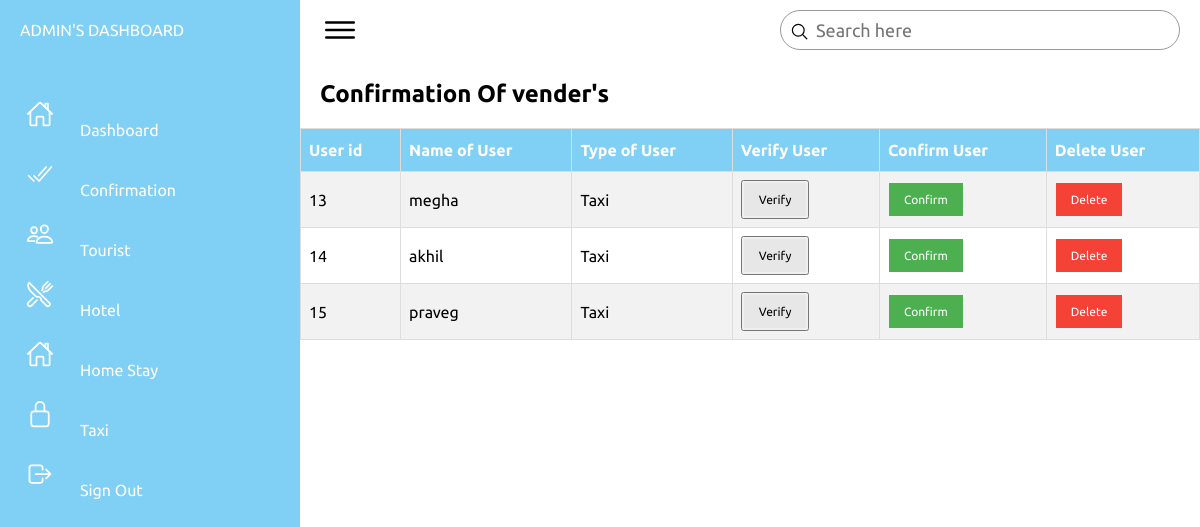
The page /checkadmin.php on the database its author committed.
### tables this page shows
CREATE TABLE `users` (
  `id` int(100) NOT NULL,
  `firstname` varchar(100) NOT NULL,
  `surname` varchar(100) NOT NULL,
  `username` varchar(100) NOT NULL,
  `gender` varchar(100) NOT NULL,
  `role` varchar(100) NOT NULL,
  `email` varchar(1001) NOT NULL,
  `mnumber` varchar(100) NOT NULL,
  `password` varchar(100) NOT NULL
);

### checkadmin.php (the view, shortened to what this page needs)
<html lang="en">
<head>
    <link rel="stylesheet" href="assets/css/style.css">
</head>
<body>
    <div class="container">
        <div class="navigation">
            <ul>
                <li>
                    <a href="#">
                        <span class="title">ADMIN'S DASHBOARD</span>
                    </a>
                </li>
                <li>
                    <a href="admin.php">
                        <span class="icon">
                            <ion-icon name="home-outline"></ion-icon>
                        </span>
                        <span class="title">Dashboard</span>
                    </a>
                </li>
                <li>
                    <a href="checkadmin.php">
                        <span class="icon">
                            <ion-icon name="checkmark-done-outline"></ion-icon>
                        </span>
                        <span class="title">Confirmation</span>
                    </a>
                </li>
                <li>
                    <a href="admin1.php">
                        <span class="icon">
                            <ion-icon name="people-outline"></ion-icon>
                        </span>
                        <span class="title">Tourist</span>
                    </a>
                </li>
                <li>
                    <a href="admin2.php">
                        <span class="icon">
                            <ion-icon name="restaurant-outline"></ion-icon>
                        </span>
                        <span class="title">Hotel</span>
                    </a>
                </li>
                <li>
                    <a href="admin3.php">
                        <span class="icon">
                            <ion-icon name="home-outline"></ion-icon>
                        </span>
                        <span class="title">Home Stay</span>
                    </a>
                </li>
                <li>
                    <a href="admin5.php">
                        <span class="icon">
                            <ion-icon name="lock-closed-outline"></ion-icon>
                        </span>
                        <span class="title">Taxi</span>
                    </a>
                </li>
                <li>
                    <a href="login.php">
                        <span class="icon">
                            <ion-icon name="log-out-outline"></ion-icon>
                        </span>
                        <span class="title">Sign Out</span>
                    </a>
                </li>
            </ul>
        </div>
        <div class="main">
            <div class="topbar">
                <div class="toggle">
                    <ion-icon name="menu-outline"></ion-icon>
                </div>
                <div class="search">
                    <label>
                        <input type="text" placeholder="Search here">
                        <ion-icon name="search-outline"></ion-icon>
                    </label>
                </div>
            </div>
			 <div class="details">
                        <h2>Confirmation Of vender's</h2>
                    </div>
            <!DOCTYPE html>
<html>
<head>
</head>
<body>
<table id="customers">
<thead>
  <tr>
    <th>User id</th>
    <th>Name of User</th>
    <th>Type of User</th>
    <th>Verify User</th>
    <th>Confirm User</th>
    <th>Delete User</th>
  </tr>
</thead>
  <tr>
  <?php
    include("connection.php");
    $sql="SELECT * FROM `users` WHERE role!='admin' and role!='tourist'";
 $result=mysqli_query($connect,$sql)or die ("query failed");
    if(mysqli_num_rows($result)>0){
        while($row=mysqli_fetch_assoc($result)){
            ?>
            <tr>
                <td><?php echo$row['id'];?></td>
                <td><?php echo$row['username'];?></td>
                <td><?php echo$row['role'];?></td>
                <td><button><a class="button4" href="varify.php"> Verify</a></button></td>
                <td><button class="button">Confirm</button></td>
                <td><a class="button3" href="delete.php?id=<?php echo $row['id']; ?>">Delete</a></td>
            </tr>
        <?php
        }
    }
    ?>
  </tr>
</table>
</body>
</html>
</body>
</html>

### assets/css/style.css (style rules this page uses)
* { font-family: "Ubuntu", sans-serif; margin: 0; padding: 0; box-sizing: border-box; }
:root { --blue: #80d0f5; --white: #fff; --gray: #f5f5f5; --black1: #222; --black2: #999; }
body { min-height: 100vh; overflow-x: hidden; }
.container { position: relative; width: 100%; }
.navigation { position: fixed; width: 300px; height: 100%; background: var(--blue); border-left: 10px solid var(--blue); transition: 0.5s; overflow: hidden; }
.navigation ul { position: absolute; top: 0; left: 0; width: 100%; }
.navigation ul li { position: relative; width: 100%; list-style: none; border-top-left-radius: 30px; border-bottom-left-radius: 30px; }
.navigation ul li:nth-child(1) { margin-bottom: 40px; pointer-events: none; }
.navigation ul li a { position: relative; display: block; width: 100%; display: flex; text-decoration: none; color: var(--white); }
.navigation ul li a .icon { position: relative; display: block; min-width: 60px; height: 60px; line-height: 75px; text-align: center; }
.navigation ul li a .icon ion-icon { font-size: 1.75rem; }
.navigation ul li a .title { position: relative; display: block; padding: 0 10px; height: 60px; line-height: 60px; text-align: start; white-space: nowrap; }
.main { position: absolute; width: calc(100% - 300px); left: 300px; min-height: 100vh; background: var(--white); transition: 0.5s; }
.topbar { width: 100%; height: 60px; display: flex; justify-content: space-between; align-items: center; padding: 0 10px; }
.toggle { position: relative; width: 60px; height: 60px; display: flex; justify-content: center; align-items: center; font-size: 2.5rem; cursor: pointer; }
.search { position: relative; width: 400px; margin: 0 10px; }
.search label { position: relative; width: 100%; }
.search label input { width: 100%; height: 40px; border-radius: 40px; padding: 5px 20px; padding-left: 35px; font-size: 18px; outline: none; border: 1px solid var(--black2); }
.search label ion-icon { position: absolute; top: 0; left: 10px; font-size: 1.2rem; }
.details { position: relative; width: 100%; padding: 20px; display: grid; grid-template-columns: 2fr 1fr; grid-gap: 30px; }

### checkadmin.php (style rules this page uses)
.button { background-color: #4CAF50; border: none; color: white; padding: 10px 15px; text-align: center; text-decoration: none; display: inline-block; font-size: 12px; margin: 1px 1px; cursor: pointer; }
.button3 { background-color: #f44336;border: none; color: white; padding: 10px 15px; text-align: center; text-decoration: none; display: inline-block; font-size: 12px; margin: 1px 1px; cursor: pointer; }
.button4 { background-color: #e7e7e7; color: black; padding: 10px 15px; text-align: center; text-decoration: none; display: inline-block; font-size: 12px; margin: 1px 1px; cursor: pointer; }
#customers { font-family: Arial, Helvetica, sans-serif; border-collapse: collapse; width: 100%; }
#customers td, #customers th { border: 1px solid #ddd; padding: 8px; }
#customers tr:nth-child(even) { background-color: #f2f2f2; }
#customers th { padding-top: 12px; padding-bottom: 12px; text-align: left; background-color: #80d0f5; color: white; }

### rows shown on the page
users: id "13", username "megha", role "Taxi"
users: id "14", username "akhil", role "Taxi"
users: id "15", username "praveg", role "Taxi"
